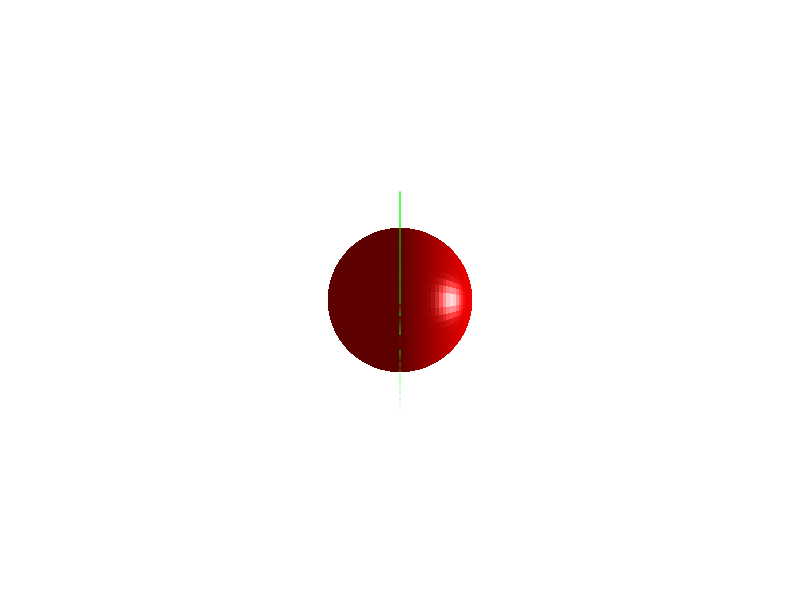

Write MATLAB code to recreate this figure. (Note: this script raises an error after producing the figure.)
clc; clear all; format long g; close all;

hFig = figure();
hAx = axes(hFig);
hold(hAx,'on');

[X,Y,Z] = sphere(50);
scale2 = 100;
h1=surf(hAx, scale2*X,          scale2*Y,          scale2*Z,          "EdgeColor","none", "FaceColor",'r', 'EdgeAlpha',0.5, 'FaceLighting','flat');
h2=surf(hAx, scale2*X+20*scale2,scale2*Y+20*scale2,scale2*Z+0*scale2, "EdgeColor","none", "FaceColor",'b', 'EdgeAlpha',0.5, 'FaceLighting','flat');
light(hAx, 'Style','infinite', 'Position',[0 0 1000]); 

theta = 0:0.01:2*pi;
x = 1.5*scale2*cos(theta);
y = 1.5*scale2*sin(theta);
plot(hAx, x,y, 'Color','g');

cameraPos = [-10*scale2,0,0];
campos(hAx, cameraPos);
camtarget(hAx, [1,0,0]);
camva(hAx, 45);

grid(hAx,'off');
axis(hAx,'equal');
hAx.XTick = [];
hAx.YTick = [];
hAx.ZTick = [];
hAx.Box = "off";
hAx.XColor = "none";
hAx.YColor = "none";
hAx.ZColor = "none";
camproj(hAx, 'perspective'); %THIS IS REQUIRED TO MAKE A "SKYBOX" WORK!!!
cameratoolbar(hFig);
hAx.Clipping = "off";
hAx.ClippingStyle = "3dbox";

lFh = @(src,evt) updateSkyboxPos(src,evt, hAx);
addlistener(hAx,'CameraPosition','PostSet', lFh);
lFh([],[]);

lFh = @(src,evt) updateCamTgtPos(src,evt, hAx, hFig);
addlistener(hAx,'CameraPosition','PostSet', lFh);

function updateSkyboxPos(~,~, hAx)
    global SkyBoxSurfHandle skyboxOrigin skyboxRadius

    cameraPos = campos(hAx);

    if(isempty(skyboxOrigin) || isempty(skyboxRadius) || norm(cameraPos - skyboxOrigin) > 0.5*skyboxRadius) %only update skybox sphere if we get too close to the edge
        if(not(isempty(SkyBoxSurfHandle)) && isvalid(SkyBoxSurfHandle))
            SkyBoxSurfHandle.Visible = 'off'; %This makes sure that the axes bounds are set without including the skybox.  Just turn the skybox back on later. 
        end
    
        xBndMaxDistToCamPos = max(abs(cameraPos(1) - xlim(hAx)));
        yBndMaxDistToCamPos = max(abs(cameraPos(2) - ylim(hAx)));
        zBndMaxDistToCamPos = max(abs(cameraPos(3) - zlim(hAx)));
        
        skyboxSize = 10*max([xBndMaxDistToCamPos, yBndMaxDistToCamPos, zBndMaxDistToCamPos]);
        
        skyboxOrigin = cameraPos;
        skyboxRadius = skyboxSize;

        [X,Y,Z] = sphere(30);
        if(isempty(SkyBoxSurfHandle) || not(isvalid(SkyBoxSurfHandle)))
            I = imread('DefaultKspSkyBox.png');
            I = flipud(I);
    
            hold(hAx,'on');
            SkyBoxSurfHandle = surf(hAx, skyboxSize*X+cameraPos(1),skyboxSize*Y+cameraPos(2),skyboxSize*Z+cameraPos(3), "EdgeColor","none", "FaceColor","texturemap", 'CData',I, 'FaceLighting','none');
        else
            SkyBoxSurfHandle.XData = skyboxSize*X+cameraPos(1);
            SkyBoxSurfHandle.YData = skyboxSize*Y+cameraPos(2);
            SkyBoxSurfHandle.ZData = skyboxSize*Z+cameraPos(3);
            SkyBoxSurfHandle.Visible = 'on';
        end
    end
end

function updateCamTgtPos(~,~, hAx, hFig)
    global camPosTgtDist

    if(strcmpi(cameratoolbar(hFig,"GetMode"), 'dollyfb'))
        if(isempty(camPosTgtDist))
            camPosTgtDist = norm(camtarget(hAx) - campos(hAx));
        else
            posTgtNorm = norm(camtarget(hAx) - campos(hAx));
            posTgtUnitVect = (camtarget(hAx) - campos(hAx))/posTgtNorm;

            newCamTgt = campos(hAx) + camPosTgtDist*posTgtUnitVect;
            camtarget(hAx, newCamTgt);
        end
    end
end